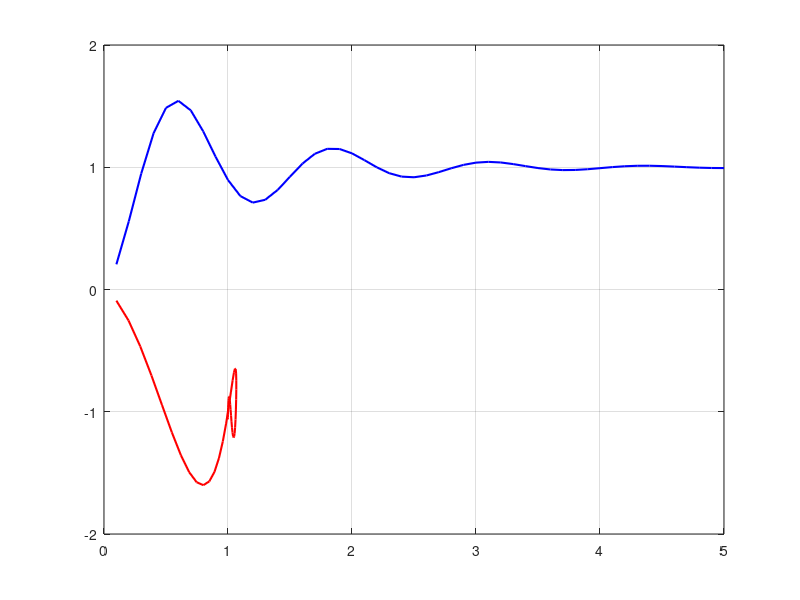

This figure's MATLAB source:
clc
clear
close all;

dd=load('resultado_ex8.dat');
i=dd(:,1);
a_i=dd(:,2);
%a_i1=dd(:,7);
%dd1=load('dados_suavizado.dat')
i_1=dd(:,3);
a_i1=dd(:,4);
f1 = figure(1);
plot(i,a_i,'b','DisplayName','Sol.Em','linewidth',1.5);
hold on
plot(i_1,a_i1,'r','DisplayName','Sol.Analitica','linewidth',1.5);
grid
